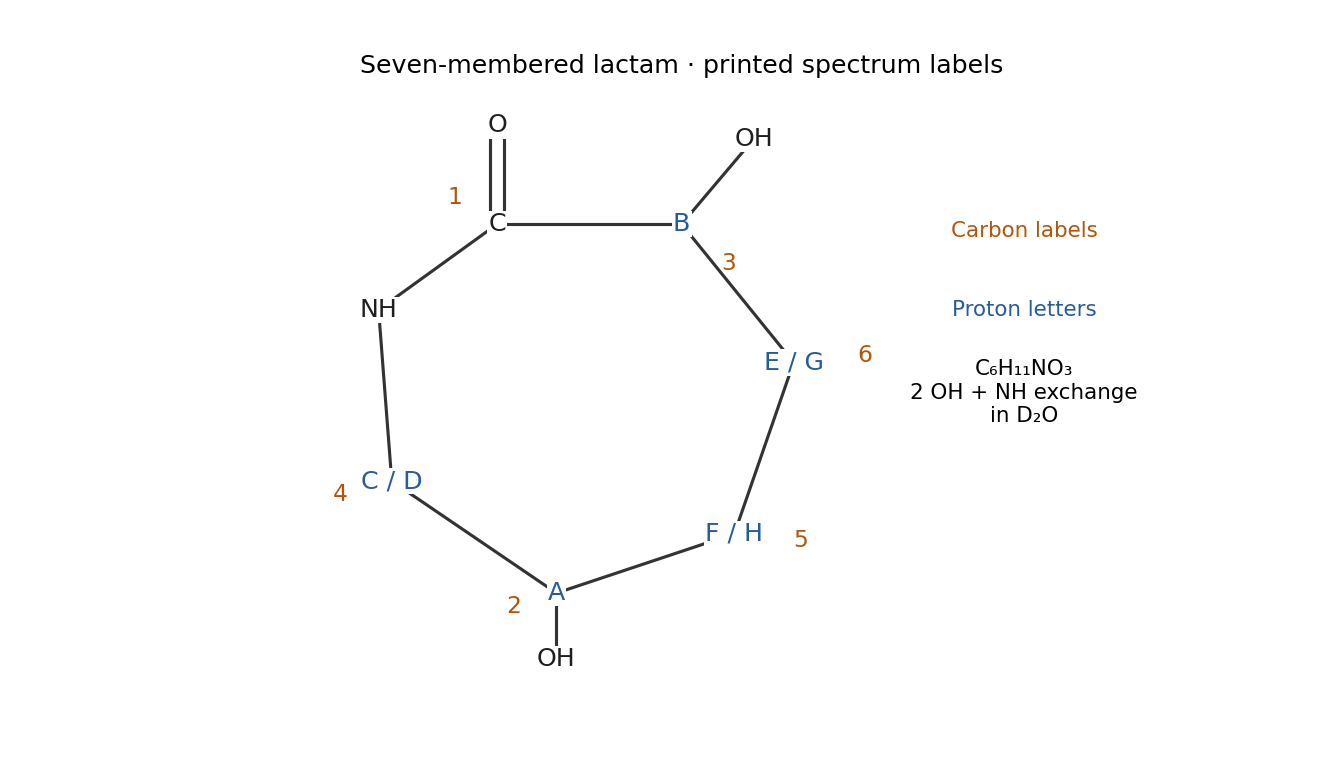

Generate this figure with Python:
"""Original solution diagram; Python 3.14, matplotlib 3.10, numpy 2.3.
Run from the mirrored media directory: PNG basename is written to cwd.
"""
from pathlib import Path
import sys
sys.path.insert(0,str(Path(__file__).resolve().parents[2]))
import numpy as np
import matplotlib
matplotlib.use('Agg')
import matplotlib.pyplot as plt
from tools.chemistry_diagram import atom,bond,ring,curly,flow,finish,save,wedge,BLUE,ORANGE

fig,ax=plt.subplots(figsize=(9.5,5.5));finish(ax,(-3,4.4),(-2.2,2.3),'Seven-membered lactam · printed spectrum labels')
p=[(-.7,1.3),(.7,1.3),(1.55,.25),(1.1,-1.05),(-.25,-1.5),(-1.5,-.65),(-1.6,.65)]
ring(ax,p)
atom(ax,p[0],'C',13);bond(ax,p[0],(-.7,2.05),2);atom(ax,(-.7,2.05),'O');atom(ax,p[6],'NH',13)
for i,t in [(1,'B'),(2,'E / G'),(3,'F / H'),(4,'A'),(5,'C / D')]:atom(ax,p[i],t,13,color=BLUE)
# Oxygenated carbon sites, each with one explicitly assigned carbon-bound H.
bond(ax,p[1],(1.25,1.95));atom(ax,(1.25,1.95),'OH');bond(ax,p[4],(-.25,-2));atom(ax,(-.25,-2),'OH')
for i,c,dx,dy in [(0,'1',-.38,.15),(1,'3',.3,-.35),(2,'6',.48,0),(3,'5',.45,-.1),(4,'2',-.38,-.15),(5,'4',-.45,-.15)]:ax.text(p[i][0]+dx,p[i][1]+dy,c,fontsize=12,color=ORANGE)
ax.text(3.3,1.2,'Carbon labels',color=ORANGE,ha='center',fontsize=11);ax.text(3.3,.6,'Proton letters',color=BLUE,ha='center',fontsize=11);ax.text(3.3,-.2,'C₆H₁₁NO₃\n2 OH + NH exchange\nin D₂O',ha='center',fontsize=11)
save(fig,Path(__file__).with_suffix('.png').name)
